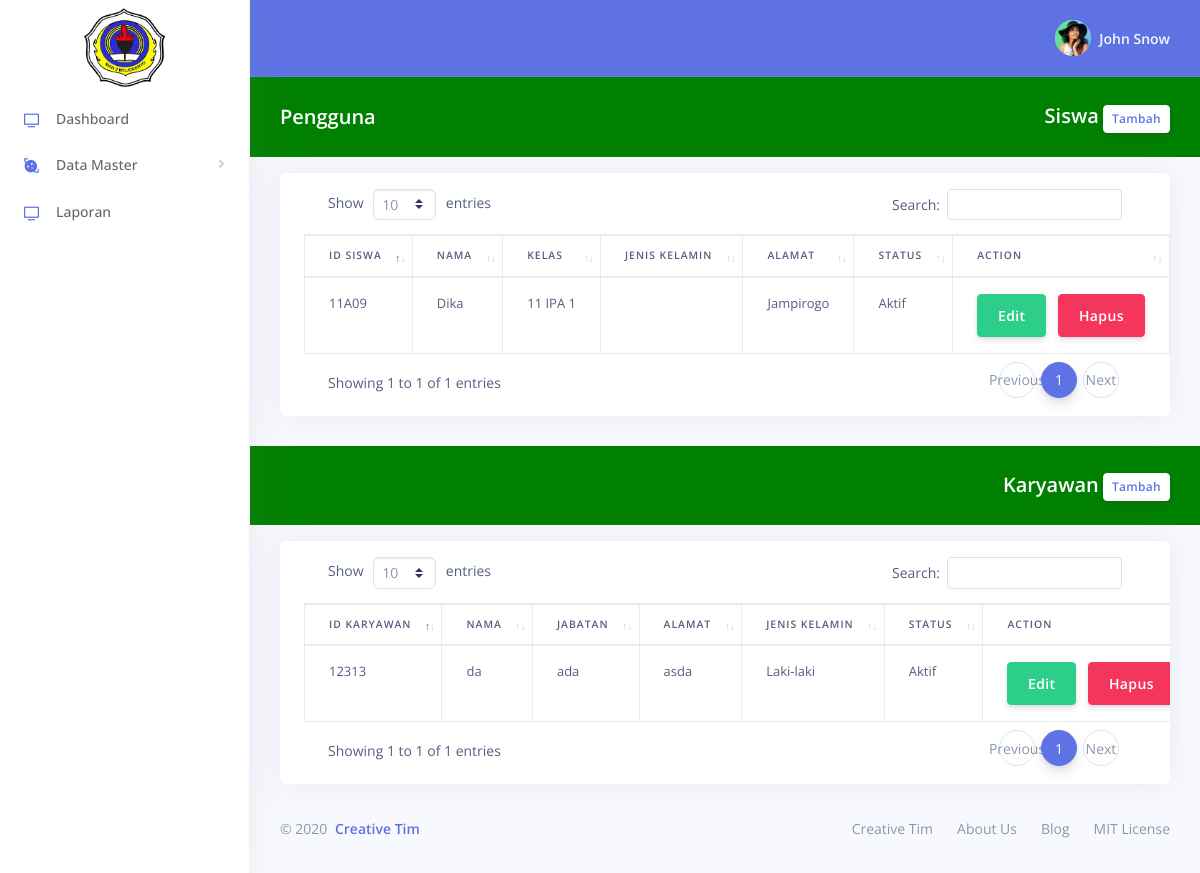
/MPengguna.php, run on an earlier commit of the app's database.
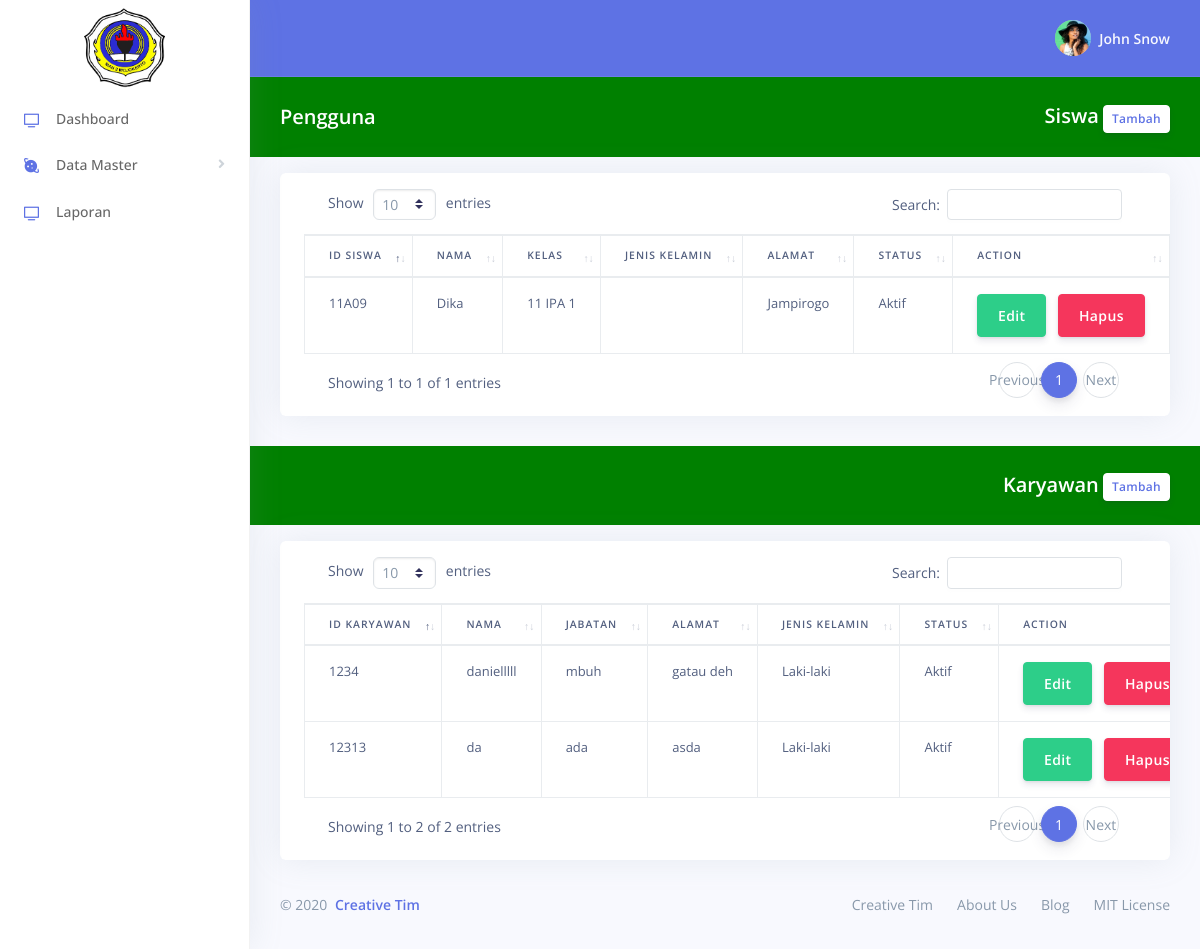
And on a later commit of the database.
### tables this page shows
CREATE TABLE `siswa` (
  `id_siswa` varchar(10) NOT NULL,
  `nama_siswa` varchar(100) DEFAULT NULL,
  `kelas` varchar(10) DEFAULT NULL,
  `jenis_kelamin` varchar(20) DEFAULT NULL,
  `alamat` varchar(100) DEFAULT NULL,
  `username` varchar(50) DEFAULT NULL,
  `password` varchar(50) DEFAULT NULL,
  `status` varchar(25) DEFAULT NULL,
  PRIMARY KEY (`id_siswa`)
);

CREATE TABLE `karyawan` (
  `id_karyawan` varchar(10) NOT NULL,
  `nama` varchar(100) NOT NULL,
  `jabatan` varchar(100) NOT NULL,
  `alamat` varchar(100) NOT NULL,
  `jenis_kelamin` varchar(20) DEFAULT NULL,
  `status` varchar(20) DEFAULT NULL,
  `username` varchar(25) DEFAULT NULL,
  `password` varchar(15) DEFAULT NULL,
  PRIMARY KEY (`id_karyawan`)
);

### MPengguna.php (the view, shortened to what this page needs)
<!DOCTYPE html>
<html>
<head>
<?php include "css-script.php"; ?>
</head>
<body>
	<?php include "sidebar.php"; ?>
	<div class="main-content" id="panel">
		<?php include "navbar.php"; ?>
		<div class="header bg-primary" style="background-color: green !important">
			<div class="container-fluid">
				<div class="header-body">
					<div class="row align-items-center py-4">
						<div class="col-lg-6 col-7">
							<h6 class="h2 text-white d-inline-block mb-0">Pengguna</h6>
						</div>
						<div class="col-lg-6 col-5 text-right">
							<h6 class="h2 text-white d-inline-block mb-0">Siswa</h6>
							<a href="#" class="btn btn-sm btn-neutral" data-toggle="modal"
								data-target="#ModalTambahSiswa">Tambah</a>
						</div>
					</div>
				</div>
			</div>
		</div>
		<div class="container-fluid mt-3">
			<div class="row">
				<div class="col-xl-12 col-md-12">
					<div class="card card-stats">
						<div class="card-body table-responsive">
							<table id="Tabel1" class="table table-bordered">
								<thead>
									<tr>
										<th>ID Siswa</th>
										<th>Nama</th>
										<th>Kelas</th>
										<th>Jenis Kelamin</th>
										<th>Alamat</th>
										<th>Status</th>
										<th>Action</th>
									</tr>
								</thead>
								<tbody>
									<?php
					$query = mysqli_query($conn, "SELECT * from siswa where status = 'Aktif'");
					while ($row = mysqli_fetch_array($query)) {
					?>
									<tr>
										<td><?php echo $row['id_siswa'] ?></td>
										<td><?php echo $row['nama_siswa'] ?></td>
										<td><?php echo $row['kelas'] ?></td>
										<td><?php  ?></td>
										<td><?php echo $row['alamat'] ?></td>
										<td><?php echo $row['status'] ?></td>
										<td><button class="btn btn-success btnEdit" data-toggle="modal"
												data-target="#ModalEditSiswa"
												data-id="<?php echo $row['id_siswa'] ?>">Edit</button>
												<button class="btn btn-danger btnHapus" data-toggle="modal"
												data-target="#ModalHapusSiswa"
												data-id="<?php echo $row['id_siswa'] ?>">Hapus</button></td>
									</tr>
									<?php } ?>
								</tbody>
							</table>
						</div>
					</div>
				</div>
			</div>
		</div>
	</div>
	<div class="main-content" id="panel" style="margin-left: 250px">
		<div class="header bg-primary" style="background-color: green !important">
			<div class="container-fluid">
				<div class="header-body">
					<div class="row align-items-center py-4">
						<div class="col-lg-6 col-5 text-right">
							<h6 class="h2 text-white d-inline-block mb-0">Karyawan</h6>
							<a href="#" class="btn btn-sm btn-neutral" data-toggle="modal"
								data-target="#ModalTambahKaryawan">Tambah</a>
						</div>
					</div>
				</div>
			</div>
		</div>
		<div class="container-fluid mt-3">
			<div class="row">
				<div class="col-xl-12 col-md-12">
					<div class="card card-stats">
						<div class="card-body table-responsive">
							<table id="Tabel2" class="table table-bordered">
								<thead>
									<tr>
										<th>ID Karyawan</th>
										<th>Nama</th>
										<th>Jabatan</th>
										<th>Alamat</th>
										<th>Jenis Kelamin</th>
										<th>Status</th>
										<th>Action</th>
									</tr>
								</thead>
								<tbody>
									<?php
					$query = mysqli_query($conn, "SELECT * from karyawan WHERE status = 'Aktif'");
					while ($row = mysqli_fetch_array($query)) {
					?>
									<tr>
										<td><?php echo $row['id_karyawan'] ?></td>
										<td><?php echo $row['nama'] ?></td>
										<td><?php echo $row['jabatan'] ?></td>
										<td><?php echo $row['alamat'] ?></td>
										<td><?php echo $row['jenis_kelamin'] ?></td>
										<td><?php echo $row['status'] ?></td>
										<td><button class="btn btn-success btnEditKar" data-toggle="modal"
												data-target="#ModalEditKaryawan"
												data-id="<?php echo $row['id_karyawan'] ?>">Edit</button>
												<button class="btn btn-danger btnHapusKar" data-toggle="modal"
												data-target="#ModalHapusKaryawan"
												data-id="<?php echo $row['id_karyawan'] ?>">Hapus</button></td>
									</tr>
									<?php } ?>
								</tbody>
							</table>
						</div>
					</div>
				</div>
			</div>
			<?php include "footer.php"; ?>
		</div>
	</div>
</body>
</html>

What changed in the data, as far as the page shows it:
added karyawan: id_karyawan "1234", nama "danielllll", jabatan "mbuh", alamat "gatau deh", jenis_kelamin "Laki-laki", status "Aktif"
Also different on the page:
text written by a page script: "Show entries Search: Showing 1 to 1 of 1 entries Previous 1 Next" → "Show entries Search: Showing 1 to 2 of 2 entries Previous 1 Next"
